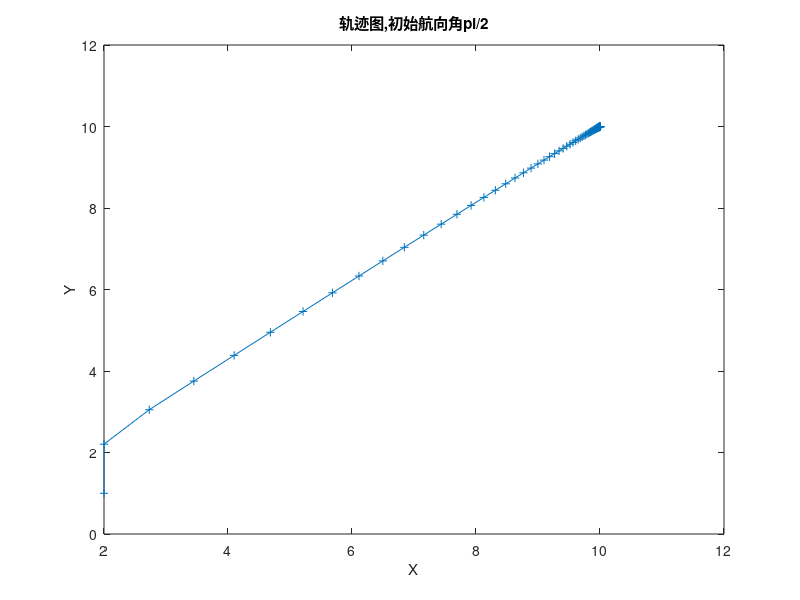

This figure's MATLAB source:
%Author：Jack Ju
%Function:两轮差速履带车跟踪控制验证
%HIT
%20200710
clear
%%%%两轮差速履带车数学模型建立%%%%%%
    %%参数设置
 L=4;%两个轮子间的距离
 T=0.1;%采样时间
 x=2;%初始化位置x坐标
 y=1;%初始化位置y坐标
 theta=pi/2;%初始化位置theta坐标

 x_goal=10;%终点位置坐标
 y_goal=10;%终点位置坐标
 x_push=[x];
 y_push=[y];
 theta_push=[];
 theta_push=[theta];
 k=10;%比例
 ki=0.1;%积分
 kd=0.1%微分
 k2=1;
 error_sum=0;
 pre_error=0;
while((x-x_goal)^2+(y-y_goal)^2 >0&&(x-x_goal<=0)) 
%%%%%%%%%这一段设置跟踪器，跟踪一段直线%%%%%%
  %%%第一个航向角pid控制器，输出w
    %%%计算当前与目标的朝向误差
        theta_goal=atan((y_goal-y)/(x_goal-x));
        theta_error=theta-theta_goal;
        error_sum=error_sum+theta_error;
        w=-k*(theta_error)+ki*error_sum+kd*(theta_error-pre_error);
        pre_error=theta_error;
 
   %%%%第二个距离的pid控制器，输出v     
        dist=((x-x_goal)^2+(y-y_goal)^2)^(1/2);
        v=k2*dist;
        
 %%%%控制输入，左电机和右侧电机。
 
 vr=v+w*L/2;%控制输入需要你去更改//4代表着你想让车走多快，我这里未考虑到。
 vl=v-w*L/2;%控制输入需要你去更改
 
 
 
 %%%%process model
 
 %%%运动模型
 v=(vl+vr)/2;%中心速度
 w=(vr-vl)/L;
 x=x+v*cos(theta)*T;
 y=y+v*sin(theta)*T;
 theta=theta+w*T;
 x_push=[x_push;x];
 y_push=[y_push;y];
 theta_push=[theta_push;theta];
end
 plot(x_push,y_push,'-+')%,'LineWidth',2)
 xlabel("X")
 ylabel("Y")
 title("轨迹图,初始航向角pi/2")
 
